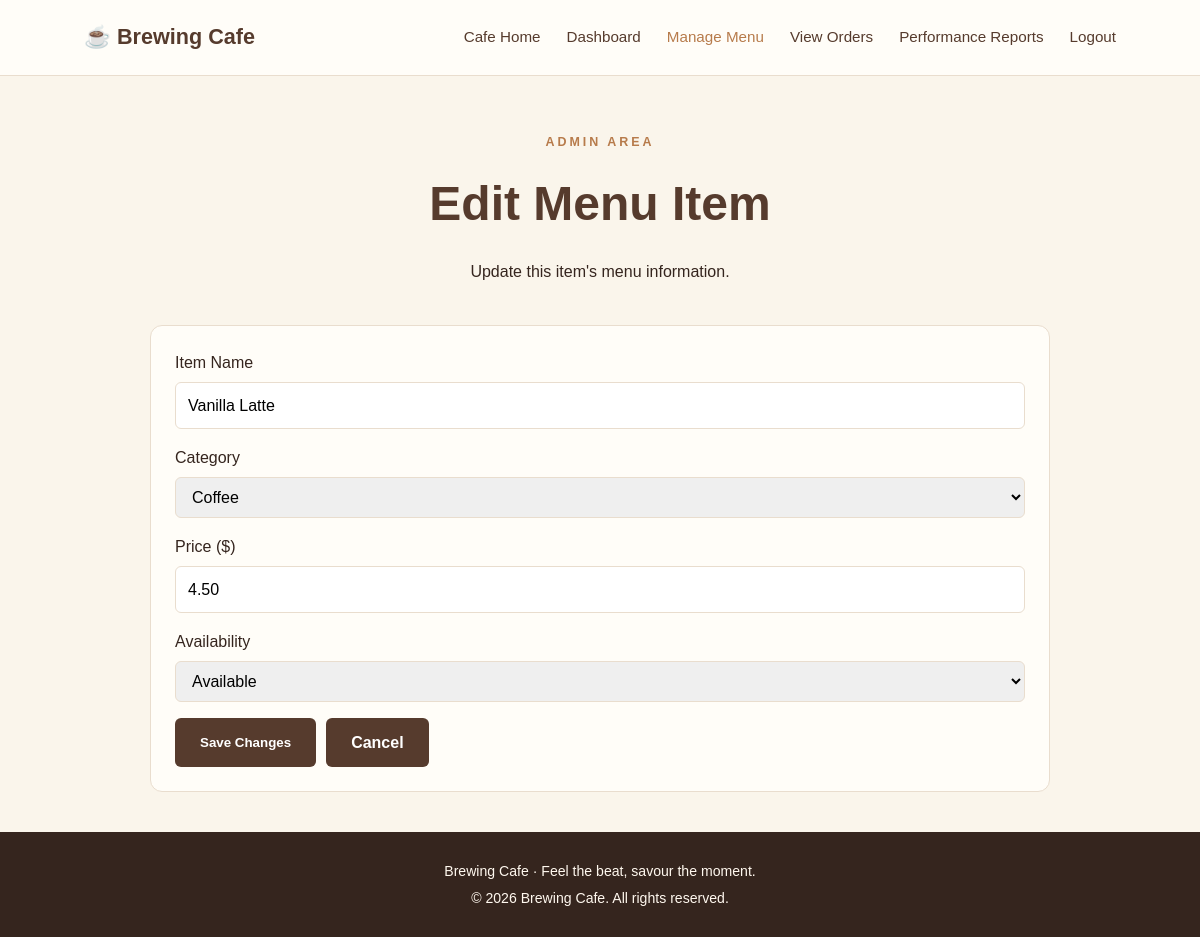
/edit_menu_item.php?id=3 (signed in), run on the app's committed database.
### tables this page shows
CREATE TABLE menu_items (
    item_id INT AUTO_INCREMENT PRIMARY KEY,
    name VARCHAR(100) NOT NULL,
    category VARCHAR(50) NOT NULL,
    price DECIMAL(6,2) NOT NULL,
    availability TINYINT(1) NOT NULL DEFAULT 1
);

### edit_menu_item.php (the view, shortened to what this page needs)
<?php
require_once "config/database.php";
$itemId = filter_input(
    INPUT_GET,
    "id",
    FILTER_VALIDATE_INT
);
$stmt = $pdo->prepare("
    SELECT
        item_id,
        name,
        category,
        price,
        availability
    FROM menu_items
    WHERE item_id = :item_id
");
$stmt->execute([
    "item_id" => $itemId
]);
$item = $stmt->fetch(PDO::FETCH_ASSOC);
?>
<!DOCTYPE html>
<html lang="en">
<head>
    <link rel="stylesheet" href="css/style.css">
</head>
<body>
<header class="site-header">
    <a class="logo" href="index.php">
        ☕ Brewing Cafe
    </a>
	<nav class="navbar">
	    <a href="index.php">Cafe Home</a>
	    <a href="admin_dashboard.php">Dashboard</a>
	    <a href="manage_menu.php" class="active">Manage Menu</a>
	    <a href="view_orders.php">View Orders</a>
	    <a href="reports.php">Performance Reports</a>
	    <a href="logout.php">Logout</a>
	</nav>
</header>
<main class="manage-menu-page">
    <section class="menu-heading">
        <p class="eyebrow">
            ADMIN AREA
        </p>
        <h1>Edit Menu Item</h1>
        <p>
            Update this item's menu information.
        </p>
    </section>
    <section class="admin-menu-section">
        <form
            class="admin-menu-form"
            method="POST"
            action="update_menu_item.php"
        >
            <div class="form-group">
                <label for="name">
                    Item Name
                </label>
                <input
                    type="text"
                    id="name"
                    name="name"
                    maxlength="100"
                    value="<?= htmlspecialchars($item["name"]) ?>"
                    required
                >
            </div>
            <div class="form-group">
                <label for="category">
                    Category
                </label>
                <select
                    id="category"
                    name="category"
                    required
                >
                    <option
                        value="Coffee"
                        <?= $item["category"] === "Coffee"
                            ? "selected"
                            : "" ?>
                    >
                        Coffee
                    </option>
                </select>
            </div>
            <div class="form-group">
                <label for="price">
                    Price ($)
                </label>
                <input
                    type="number"
                    id="price"
                    name="price"
                    min="0.01"
                    max="999.99"
                    step="0.01"
                    value="<?= htmlspecialchars($item["price"]) ?>"
                    required
                >
            </div>
            <div class="form-group">
                <label for="availability">
                    Availability
                </label>
                <select
                    id="availability"
                    name="availability"
                    required
                >
                    <option
                        value="1"
                        <?= $item["availability"] == 1
                            ? "selected"
                            : "" ?>
                    >
                        Available
                    </option>
                </select>
            </div>
            <div class="edit-actions">
                <button
                    type="submit"
                    class="btn"
                >
                    Save Changes
                </button>
                <a
                    href="manage_menu.php"
                    class="btn"
                >
                    Cancel
                </a>
            </div>
        </form>
    </section>
</main>
<footer class="site-footer">
    <p>
        Brewing Cafe · Feel the beat, savour the moment.
    </p>
    <p>
        &copy; 2026 Brewing Cafe. All rights reserved.
    </p>
</footer>
</body>
</html>

### css/style.css (style rules this page uses)
:root { --cream: #faf5eb; --white: #fffdf8; --brown: #563b2d; --dark-brown: #35251e; --caramel: #b77b4b; --muted: #84766b; --border: #e9ddce; }
* { box-sizing: border-box; }
body { margin: 0; background: var(--cream); color: var(--dark-brown); font-family: Arial, Helvetica, sans-serif; line-height: 1.6; }
a { color: inherit; text-decoration: none; }
.site-header { min-height: 76px; padding: 18px 7%; background: var(--white); display: flex; align-items: center; justify-content: space-between; gap: 24px; border-bottom: 1px solid var(--border); }
.logo { color: var(--brown); font-size: 1.35rem; font-weight: 800; }
.navbar { display: flex; flex-wrap: wrap; align-items: center; gap: 26px; }
.navbar a { color: var(--brown); font-size: 0.95rem; }
.navbar a:hover, .navbar a.active { color: var(--caramel); }
.eyebrow { color: var(--caramel); font-size: 0.78rem; font-weight: bold; letter-spacing: 3px; }
.btn { display: inline-block; padding: 12px 25px; border: 0; border-radius: 6px; background: var(--brown); color: white; font-weight: bold; cursor: pointer; transition: background 0.2s; }
.site-footer { padding: 24px 16px; background: var(--dark-brown); color: #fff8ef; text-align: center; font-size: 0.88rem; }
.site-footer p { margin: 4px 0; }
.menu-heading { padding: 45px 20px 25px; text-align: center; }
.menu-heading h1 { margin: 8px 0; color: var(--brown); font-size: clamp(2rem, 5vw, 3rem); }
.admin-menu-section { max-width: 900px; margin: 0 auto 40px; padding: 24px; border: 1px solid var(--border); border-radius: 12px; background: var(--white); }
.admin-menu-form { display: grid; gap: 16px; }
.admin-menu-form .form-group { display: grid; gap: 6px; }
.admin-menu-form input, .admin-menu-form select { width: 100%; padding: 10px 12px; border: 1px solid var(--border); border-radius: 6px; font: inherit; }
.edit-actions { display: flex; flex-wrap: wrap; gap: 10px; }

### data on the page
menu_items: name "Vanilla Latte", category "Coffee", price "4.50", availability "Available"
